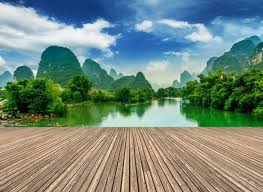
#> input picture Multimidia/lab4/threshold/1.jpeg, 263 x 192 px
$ python ex3.py
#> lines starting #> are read from the running program, lines starting #| are printed output that depends on the picture
# Nome do aluno: Pedro Henrique Faria Teixeira
# RA: 11621BCC025
# Nome do aluno: João Daniel de Aquino Rufino
# RA: 11621BCC033

# Laboratório: <Laboratório 04 - Imagem – Análise>

# 3 - Implemente um programa para calcular o histograma de cores para um conjunto de três
# imagens RGB. Esse código deve ser implementado sem usar as funções já disponíveis em
# bibliotecas da linguagem.
import cv2
import matplotlib.pyplot as plt
import numpy as np


def calculateHistogram(img):
    h, w = img.shape
    hist = np.zeros(256)

    for i in range(h):
        for j in range(w):
            pos = img[i][j]
            hist[pos] += 1

    return hist


def histogramRGB(img):
    histr = calculateHistogram(img[:, :, 0])
    plt.subplot(1, 3, 1)
    plt.plot(histr, color='b')
    plt.xlim([0, 256])

    histr = calculateHistogram(img[:, :, 1])
    plt.subplot(1, 3, 2)
    plt.plot(histr, color='g')
    plt.xlim([0, 256])

    histr = calculateHistogram(img[:, :, 2])
    plt.subplot(1, 3, 3)
    plt.plot(histr, color='r')
    plt.xlim([0, 256])

    plt.show()


img = cv2.imread('threshold/1.jpeg')
#> img is the input picture: shape (192, 263, 3); mean B, G, R 125.4, 137.1, 117.1
img2 = cv2.imread('threshold/boat.tiff')
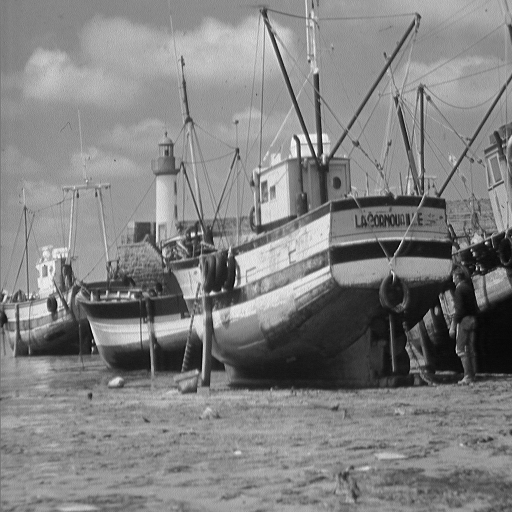
#> input picture Multimidia/lab4/threshold/boat.tiff, 512 x 512 px
#> img2 is the input picture: shape (512, 512, 3); min 0, max 255, mean 129.7
img3 = cv2.imread('textura/texture3.tiff')
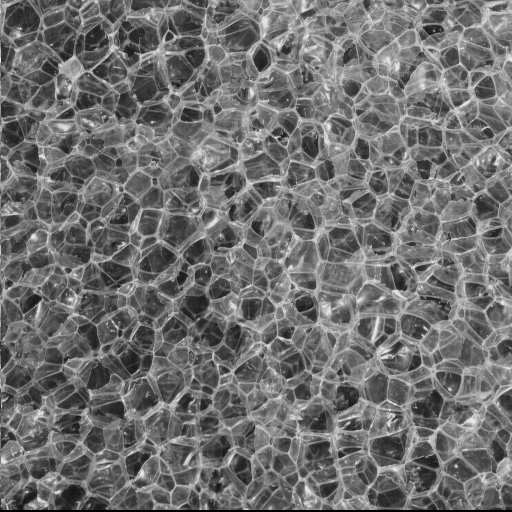
#> input picture Multimidia/lab4/textura/texture3.tiff, 512 x 512 px
#> img3 is the input picture: shape (512, 512, 3); min 0, max 235, mean 111.4

histogramRGB(img)
#> after the loop in calculateHistogram, `for i in range(h):`: hist = 256 values, max 1664 at index 0, min 2 at index 254, mean 197.2
#> in histogramRGB, `histr = calculateHistogram(img[:, :, 0])`: histr has the same summary as hist in calculateHistogram
#> in histogramRGB, `histr = calculateHistogram(img[:, :, 1])`: histr = 256 values, max 463 at index 147, min 0 at index 248, mean 197.2
#> in histogramRGB, `histr = calculateHistogram(img[:, :, 2])`: histr = 256 values, max 949 at index 0, min 1 at index 248, mean 197.2
#> in histogramRGB, `plt.show()`:
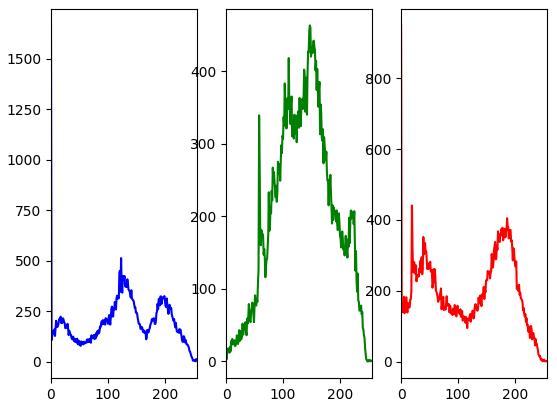
#> figure drawn by matplotlib, 3 panels; panel 1: curve peaks at x = 0, y = 1664; panel 2: curve peaks at x = 147, y = 463; panel 3: curve peaks at x = 0, y = 949
histogramRGB(img2)
#> in histogramRGB (call 2), `histr = calculateHistogram(img[:, :, 0])`: histr = 256 values, max 5796 at index 148, min 0 at index 254, mean 1024
#> in histogramRGB (call 2), `plt.show()`:
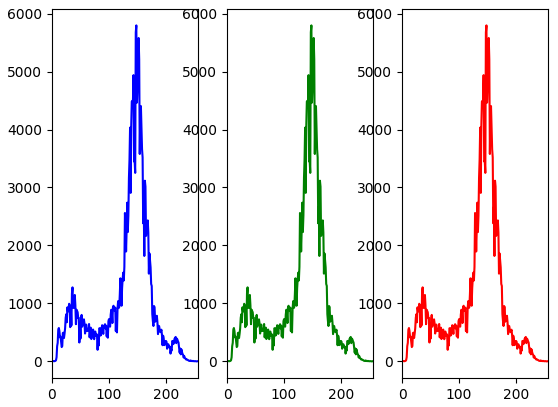
#> figure drawn by matplotlib, 3 panels; panel 1: curve peaks at x = 148, y = 5796; panel 2: curve peaks at x = 148, y = 5796; panel 3: curve peaks at x = 148, y = 5796
histogramRGB(img3)
#> in histogramRGB (call 3), `histr = calculateHistogram(img[:, :, 0])`: histr = 256 values, max 2563 at index 112, min 0 at index 1, mean 1024
#> in histogramRGB (call 3), `plt.show()`:
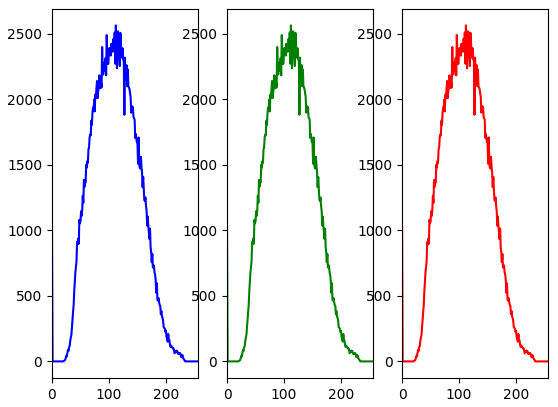
#> figure drawn by matplotlib, 3 panels; panel 1: curve peaks at x = 112, y = 2563; panel 2: curve peaks at x = 112, y = 2563; panel 3: curve peaks at x = 112, y = 2563
